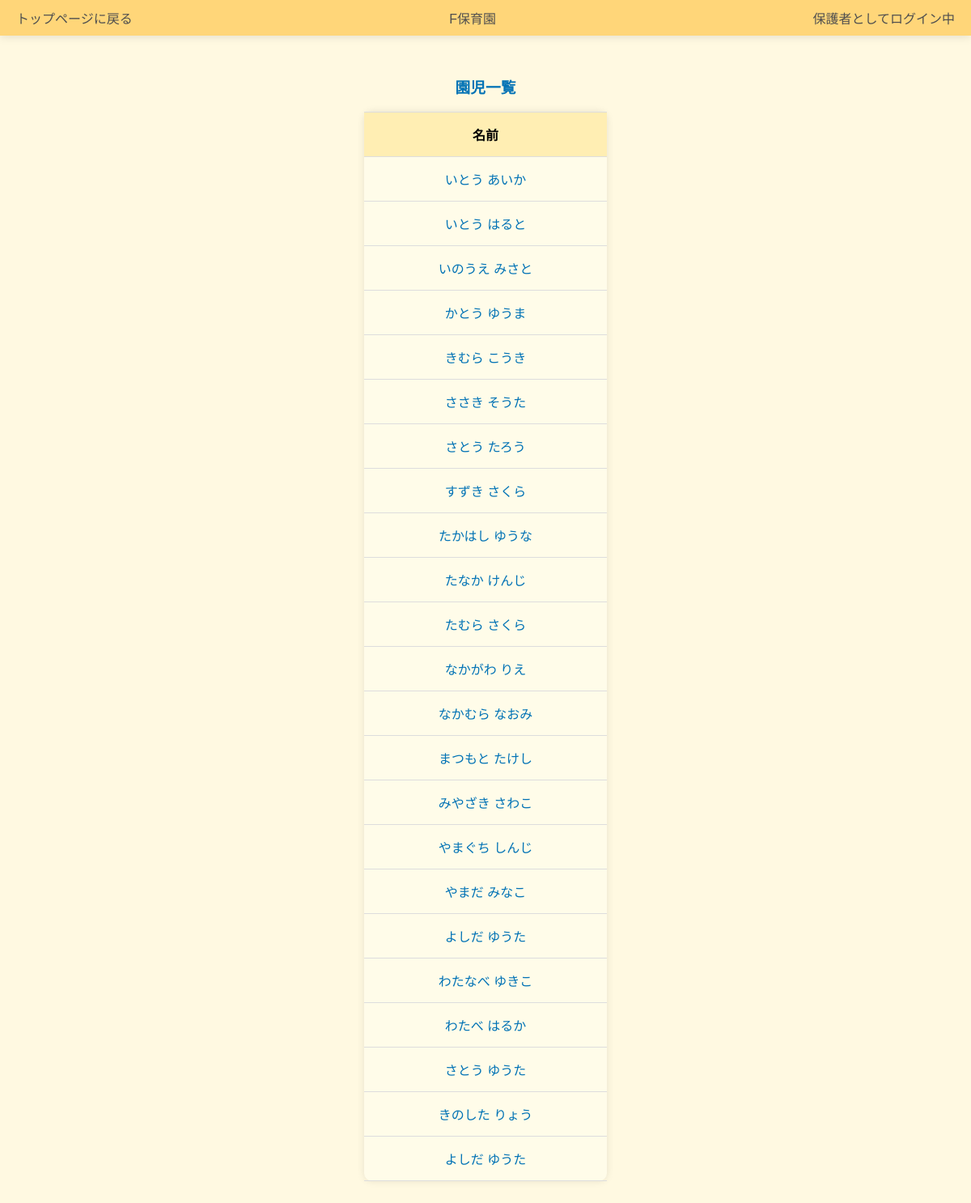
The app's page /selectchild.php with its own data.
### tables this page shows
CREATE TABLE children(
 	id MEDIUMINT UNSIGNED NOT NULL AUTO_INCREMENT,
	name VARCHAR(128),
	class VARCHAR(128),
 	PRIMARY KEY(id)
	);

### database.php (called while the page is built, shortened)
<?php
class Database{
    public function connect(){
        $db_host = $_ENV['DB_HOST'];
        $db_user = $_ENV['DB_USER'];
        $db_pass = $_ENV['DB_PASSWORD'];
        $db_name = $_ENV['DB_NAME'];
        $db_type = $_ENV['DB_TYPE'];
        $dsn = "$db_type:host=$db_host;dbname=$db_name;charset=utf8mb4";
        try{
            $pdo = new PDO($dsn, $db_user, $db_pass);
            $pdo -> setAttribute(PDO::ATTR_ERRMODE,
                    PDO::ERRMODE_EXCEPTION);
            $pdo->setAttribute(PDO::ATTR_EMULATE_PREPARES, false);
            return $pdo;
        }catch (PDOException $e) {
            exit($e->getMessage());
        }
    }
    function children(){
        $pdo = $this->connect();
        $sql = 'SELECT id, name FROM children';
        $stmt = $pdo->prepare($sql);
        $stmt->execute();
        $childrenNames = $stmt->fetchAll(PDO::FETCH_ASSOC);
        return $childrenNames;
    }
}

### selectchild.php (the view, shortened to what this page needs)
<?php
    require_once 'database.php';
    $database = new Database();
    $rows = $database->children();
?>
<!DOCTYPE html>
<html lang="ja">
<head>
    <link rel="stylesheet" href="css/selectchild.css">
    </head>
<body>
    <div class="header">
        <div class="header-left">
            <a href="index.php">トップページに戻る</a>
        </div>
        <div class="header-center">
            F保育園
        </div>
        <div class="header-right">
            保護者としてログイン中
        </div>
    </div>
    <table class="children-table">
        <caption><h3>園児一覧</h3></caption>
        <tr>
            <th>名前</th>
        </tr>
        <?php foreach($rows as $row): ?>
            <tr>
                <td><a href="childdetail.php?id=<?php echo $row['id'] ?>"><?php echo $row['name'] ?></a></td>
            </tr>
        <?php endforeach; ?>
    </table>
</body>
</html>

### css/selectchild.css (style rules this page uses)
body { font-family: 'Arial', sans-serif; background-color: #FFF9E1; margin: 0; padding: 0; }
.header { display: flex; justify-content: space-between; align-items: center; padding: 10px 20px; background-color: #FFD679; color: #4F4F4F; box-shadow: 0px 2px 10px rgba(0, 0, 0, 0.1); }
.header-center { flex: 1; text-align: center; }
.header-left a, .header-right { color: #4F4F4F; text-decoration: none; transition: opacity 0.3s; }
h3 { text-align: center; color: #0072B5; }
table { max-width: 300px; margin: 30px auto; background-color: #FFFCE9; border-radius: 10px; box-shadow: 0px 0px 10px rgba(0, 0, 0, 0.1); border-collapse: collapse; border-spacing: 0; width: 100%; border: none; }
th { padding: 15px; text-align: center; border-bottom: 1px solid #dddddd; border-top: 1px solid #dddddd; background-color: #FFEEB3; }
td { padding: 15px; text-align: center; border-bottom: 1px solid #dddddd; border-top: 1px solid #dddddd; }
td a { text-decoration: none; color: #0072B5; transition: color 0.3s; }

### records on screen
children: name "いとう あいか"
children: name "いとう はると"
children: name "いのうえ みさと"
children: name "かとう ゆうま"
children: name "きむら こうき"
children: name "ささき そうた"
children: name "さとう たろう"
children: name "すずき さくら"
children: name "たかはし ゆうな"
children: name "たなか けんじ"
children: name "たむら さくら"
children: name "なかがわ りえ"
children: name "なかむら なおみ"
children: name "まつもと たけし"
children: name "みやざき さわこ"
children: name "やまぐち しんじ"
children: name "やまだ みなこ"
children: name "よしだ ゆうた"
children: name "わたなべ ゆきこ"
children: name "わたべ はるか"
children: name "さとう ゆうた"
children: name "きのした りょう"
children: name "よしだ ゆうた"
